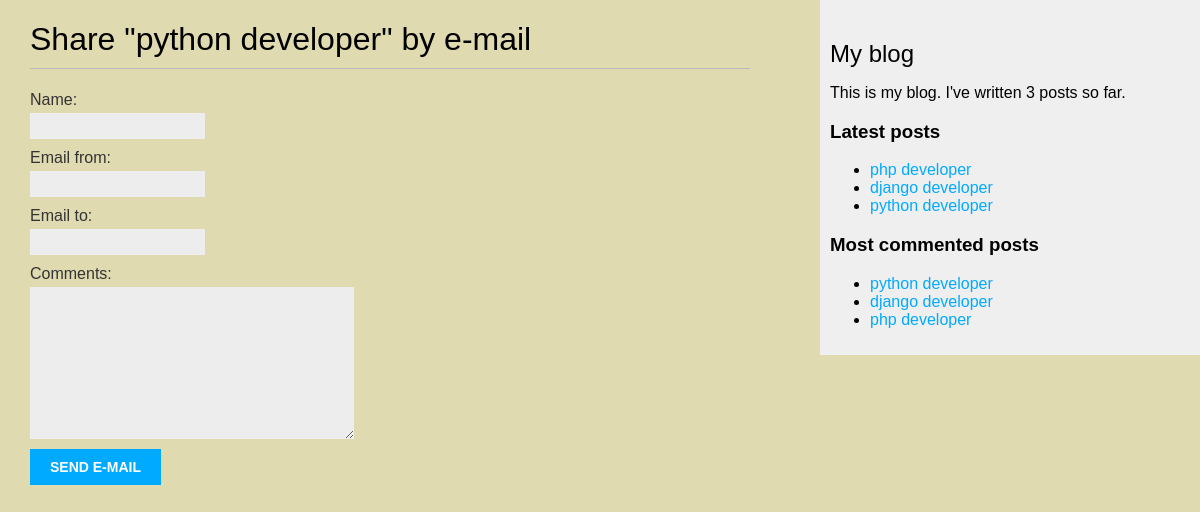
Screenshot of /share_post/1/ with the database file from the repository.
### Blog/models.py (models this page shows, shortened)
class postBlog(models.Model):
    STATUS={
        ('draft','Draft'),
        ('publish','Publish')
    }
    title=models.CharField(max_length=100)
    author=models.ForeignKey(User,on_delete=models.CASCADE)
    content=models.TextField()
    created_at=models.DateTimeField(auto_now_add=True)
    updated_at=models.DateTimeField(auto_now_add=True)
    published=models.DateTimeField(auto_now_add=True)
    status=models.CharField(choices=STATUS,max_length=10)
    class Meta:
        ordering=('-published',)

### Blog/views.py (the view)
# urls.py: path('share_post/<int:id>/', views.share_post, name='share_post'),
def share_post(request,id):
   post=postBlog.objects.get(id=id)
   sent=False
   if request.method=='POST':
      form=postForm(request.POST,request.FILES)
      if form.is_valid():
         data= form.cleaned_data
         subject = f"{data['name']} recommands you to read this post {post.title}"
         message = f"Read {post.title} \n\n {data['name']} comments: {data['comments']}"
         from_email = settings.EMAIL_HOST_USER
         recipient_list = [data['email_to']]
         send_mail(subject, message, from_email, recipient_list,fail_silently=False)
         sent=True
   else:
      form=postForm()
   context={
      'form':form,
      'sent':sent,
      'post':post
    }
   return render(request,'blog/share.html',context)

### Blog/forms.py
class postForm(forms.Form):
    name=forms.CharField(max_length=20)
    email_from=forms.EmailField()
    email_to=forms.EmailField()
    comments = forms.CharField(required=False,widget=forms.Textarea)

### Blog/templatetags/blog_tags.py (called while the page is built)
@register.simple_tag
def total_posts():
 return postBlog.objects.count()

@register.inclusion_tag('blog/latest_posts.html')
def show_latest_posts(count=5):
 latest_posts = postBlog.objects.order_by('-published')[:count]
 return {'latest_posts': latest_posts}

@register.simple_tag
def get_most_comment(count=3):
    return postBlog.objects.annotate(
     total_comments=Count('comments')
    ).order_by('-total_comments')[:count]

### Blog/templates/blog/share.html (shortened to what this page needs)
{%extends 'base.html'%}
{% block content %}
 {% if sent %}
 <h1>E-mail successfully sent</h1>
 <p>
 {{ post.title }} was successfully sent to {{ form.email_to}}.
 </p>
 {% else %}
 <h1>Share "{{ post.title }}" by e-mail</h1>
 <form method="post">
    {% for field in form %}
    <div>
    {{ field.label_tag }} {{ field }}
    </div>
   {% endfor %}
 <input type="submit" value="Send e-mail">
 </form>
 {% endif %}
{% endblock %}

### Blog/templates/base.html (shortened to what this page needs)
{% load blog_tags %}
{% load static %}
<!DOCTYPE html>
<html>
<head>
 <link href="{% static 'css/blog.css' %}" rel="stylesheet">
</head>
<body>
 <div id="content">
 {% block content %}
 {% endblock %}
 </div>
 <div id="sidebar">
 <h2>My blog</h2>
 <p>This is my blog. I've written {% total_posts %} posts so far.</p>
 <h3>Latest posts</h3>
 {% show_latest_posts 3 %}
 <h3>Most commented posts</h3>
{% get_most_comment as most_commented_posts %}
<ul>
 {% for post in most_commented_posts %}
 <li>
 <a href="{% url 'detail_post' post.id %}">{{ post.title }}</a>
 </li>
 {% endfor %}
</ul>
 </div>
</body>
</html>

### Blog/templates/blog/latest_posts.html
<ul>
    {% for post in latest_posts %}
    <li>
    <a href="{% url 'detail_post' post.id %}">{{ post.title }}</a>
    </li>
    {% endfor %}
   </ul>

### project/static/css/blog.css (style rules this page uses)
body { margin:0; padding:0; font-family:helvetica, sans-serif; }
a { color:#00abff; text-decoration:none; }
h1 { font-weight:normal; border-bottom:1px solid #bbb; padding:0 0 10px 0; }
h2 { font-weight:normal; margin:30px 0 0; }
#content { float:left; width:60%; padding:0 0 0 30px; }
#sidebar { float:right; width:30%; padding:10px; background:#efefef; height:100%; }
label { float:left; clear:both; color:#333; margin-bottom:4px; }
input, textarea { clear:both; float:left; margin:0 0 10px; background:#ededed; border:0; padding:6px 10px; font-size:12px; }
input[type=submit] { font-weight:bold; background:#00abff; color:#fff; padding:10px 20px; font-size:14px; text-transform:uppercase; }

### Blog/templates/base.html (style rules this page uses)
body { background-color:rgb(223, 218, 176) }

### rows the page displays
postBlog: title "python developer"
postBlog: title "php developer"
postBlog: title "django developer"

### other values shown
{{ field.label_tag }} "Name:" "Email from:" "Email to:" "Comments:"
